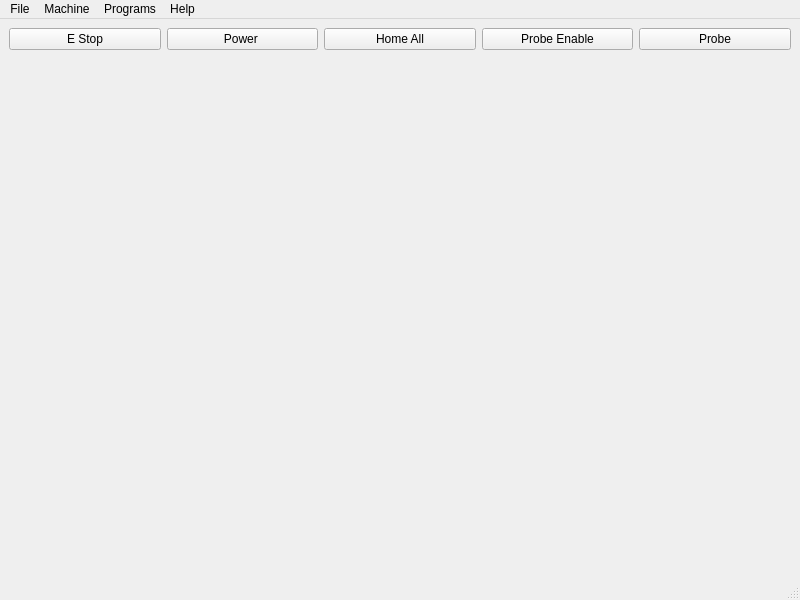
<?xml version="1.0" encoding="UTF-8"?>
<ui version="4.0">
 <class>MainWindow</class>
 <widget class="QMainWindow" name="MainWindow">
  <property name="geometry">
   <rect>
    <x>0</x>
    <y>0</y>
    <width>800</width>
    <height>600</height>
   </rect>
  </property>
  <property name="windowTitle">
   <string>MainWindow</string>
  </property>
  <widget class="QWidget" name="centralwidget">
   <layout class="QGridLayout" name="gridLayout">
    <item row="0" column="0">
     <widget class="QPushButton" name="estop_pb">
      <property name="text">
       <string>E Stop</string>
      </property>
     </widget>
    </item>
    <item row="1" column="0">
     <spacer name="verticalSpacer">
      <property name="orientation">
       <enum>Qt::Vertical</enum>
      </property>
      <property name="sizeHint" stdset="0">
       <size>
        <width>20</width>
        <height>40</height>
       </size>
      </property>
     </spacer>
    </item>
    <item row="0" column="2">
     <widget class="QPushButton" name="home_all_pb">
      <property name="text">
       <string>Home All</string>
      </property>
     </widget>
    </item>
    <item row="0" column="3">
     <widget class="QPushButton" name="probing_enable_pb">
      <property name="text">
       <string>Probe Enable</string>
      </property>
      <property name="function" stdset="0">
       <string>hal_pin</string>
      </property>
      <property name="pin_name" stdset="0">
       <string>probe-enabled</string>
      </property>
     </widget>
    </item>
    <item row="0" column="1">
     <widget class="QPushButton" name="power_pb">
      <property name="text">
       <string>Power </string>
      </property>
     </widget>
    </item>
    <item row="0" column="4">
     <widget class="QPushButton" name="probe_test">
      <property name="text">
       <string>Probe</string>
      </property>
     </widget>
    </item>
   </layout>
  </widget>
  <widget class="QMenuBar" name="menubar">
   <property name="geometry">
    <rect>
     <x>0</x>
     <y>0</y>
     <width>800</width>
     <height>24</height>
    </rect>
   </property>
   <widget class="QMenu" name="menuFile">
    <property name="title">
     <string>File</string>
    </property>
   </widget>
   <widget class="QMenu" name="menuMachine">
    <property name="title">
     <string>Machine</string>
    </property>
   </widget>
   <widget class="QMenu" name="menuPrograms">
    <property name="title">
     <string>Programs</string>
    </property>
    <addaction name="actionShow_HAL"/>
   </widget>
   <widget class="QMenu" name="menuHelp">
    <property name="title">
     <string>Help</string>
    </property>
   </widget>
   <addaction name="menuFile"/>
   <addaction name="menuMachine"/>
   <addaction name="menuPrograms"/>
   <addaction name="menuHelp"/>
  </widget>
  <widget class="QStatusBar" name="statusbar"/>
  <action name="actionShow_HAL">
   <property name="text">
    <string>Show HAL</string>
   </property>
  </action>
 </widget>
 <resources/>
 <connections/>
</ui>
